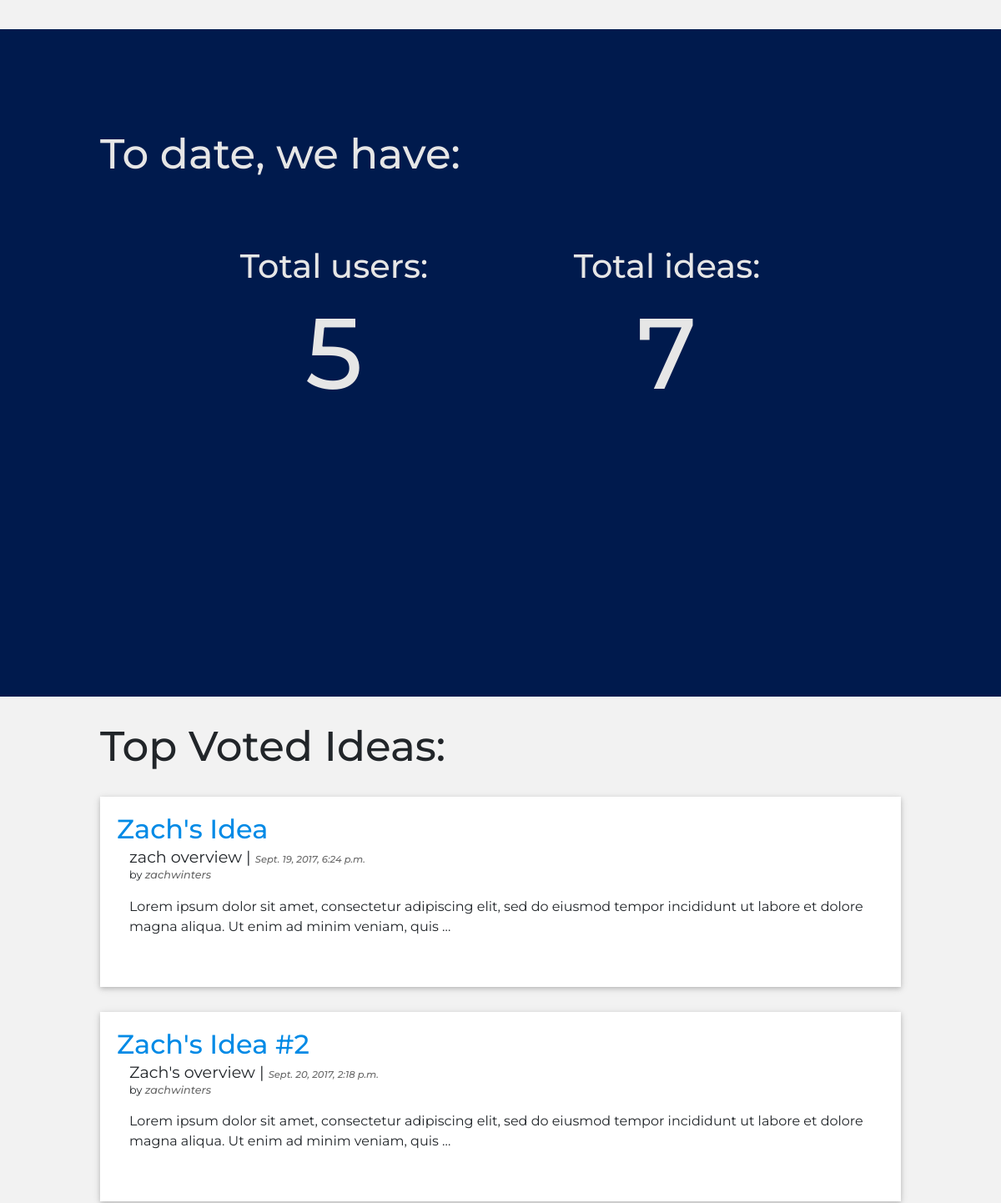
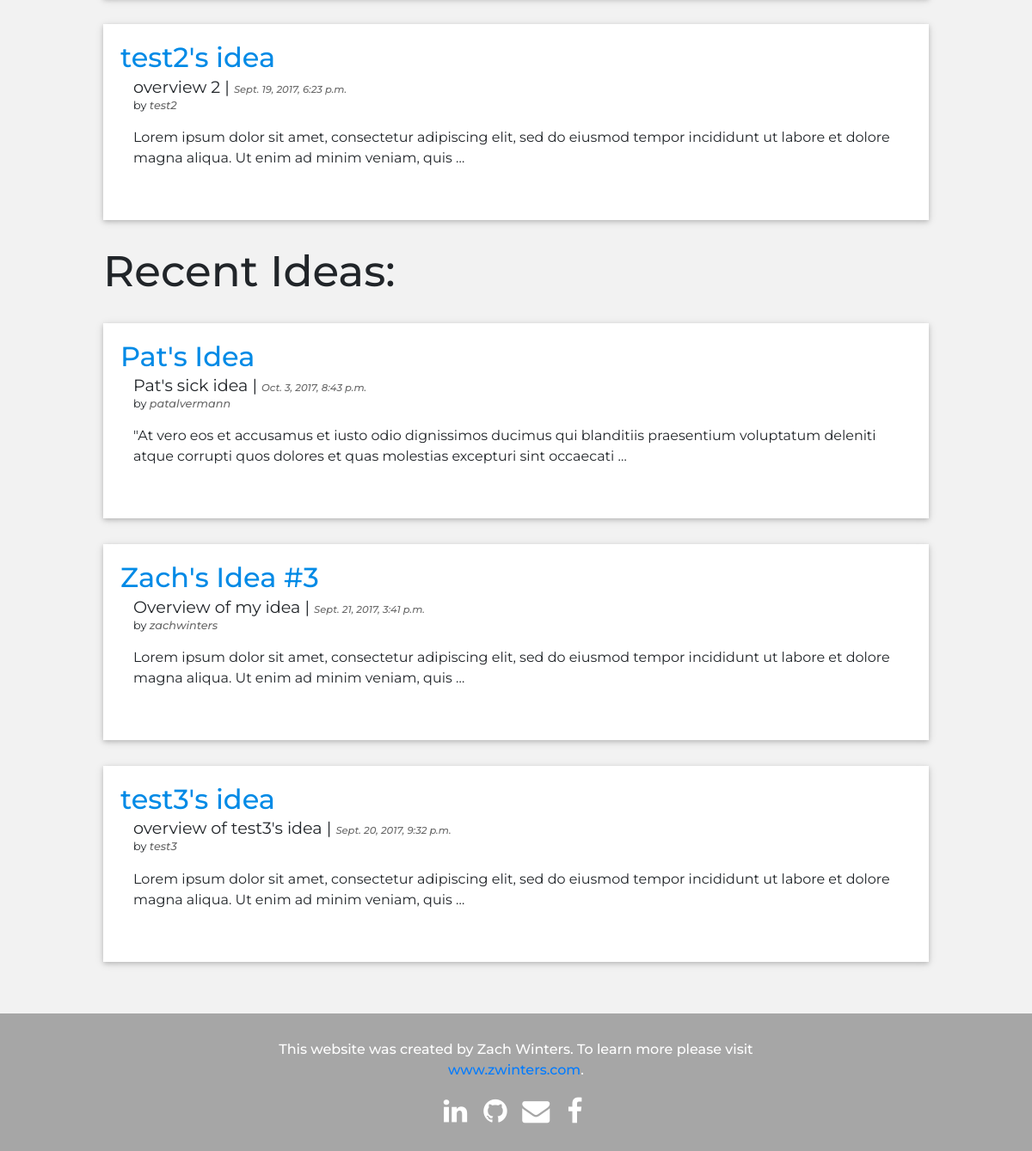
Before: /ideashare/ (lower part) with the older database file (2 pictures, top to bottom).
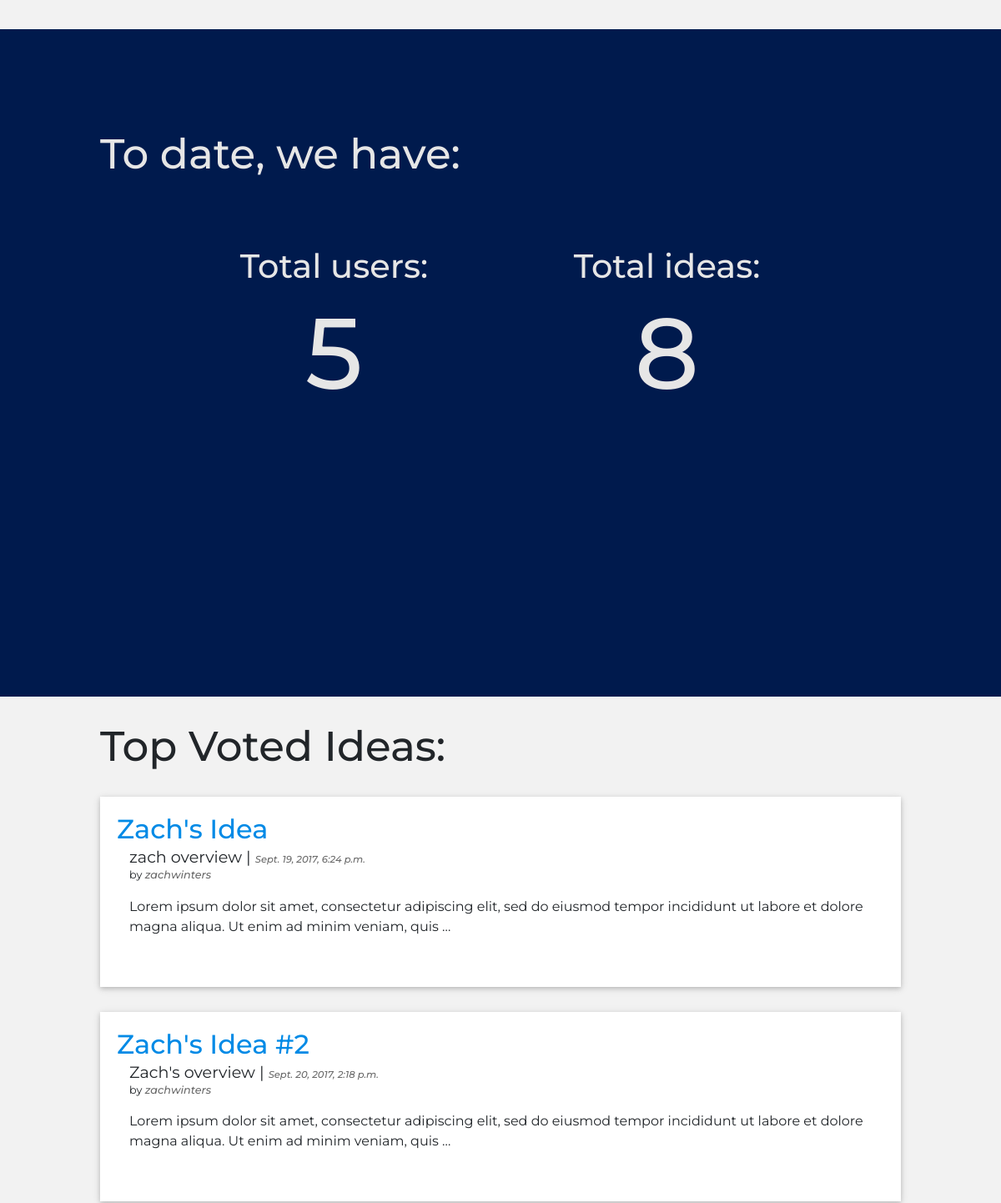
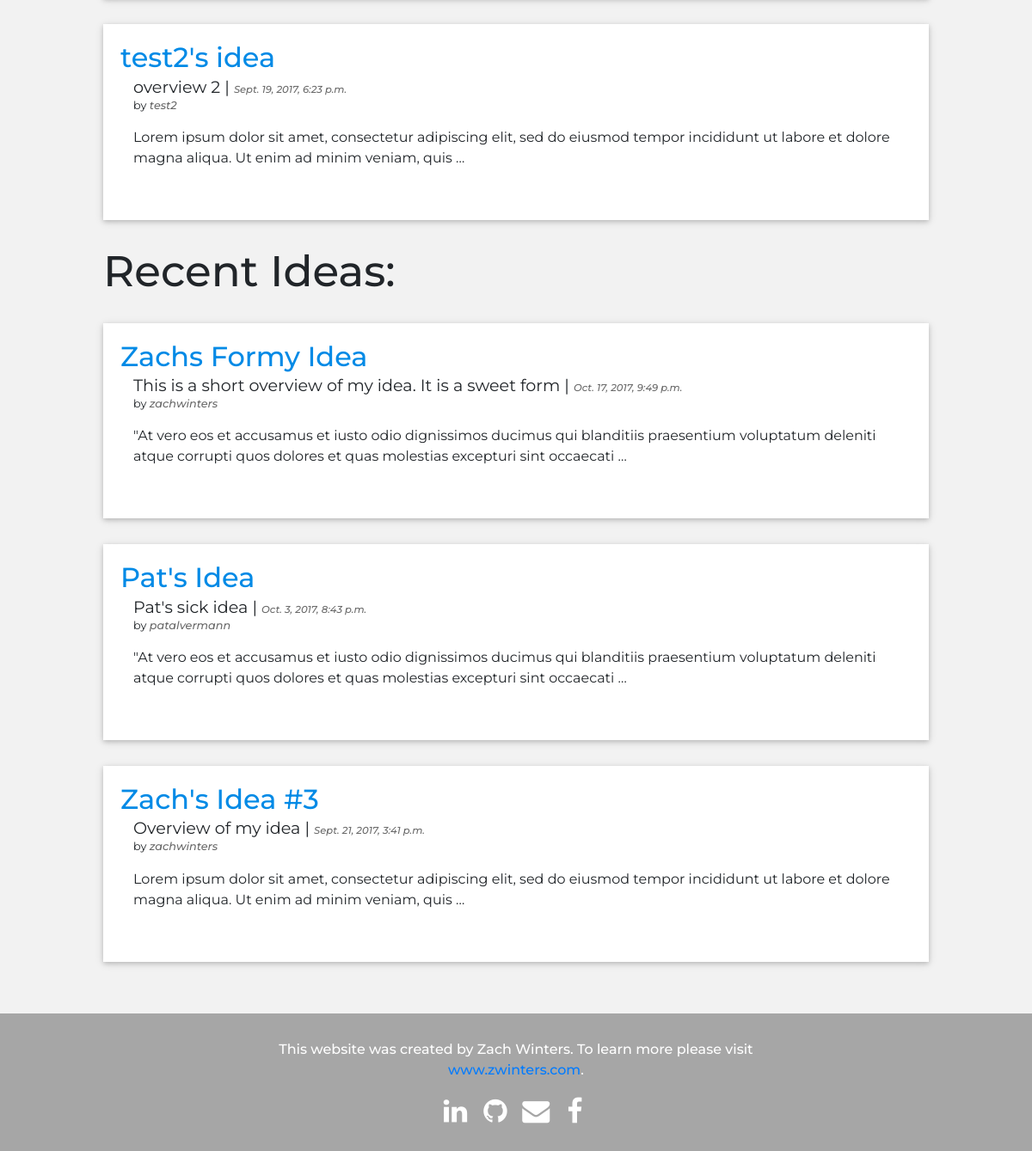
After: the same page with the newer database file (2 pictures, top to bottom).
### ideashare/models.py (models this page shows, shortened)
class Idea(models.Model):
	user = models.ForeignKey('auth.User')
	name = models.CharField(max_length=255, default="", editable=True)
	overview = models.TextField()
	description = models.TextField()
	published_date = models.DateTimeField(auto_now_add=True, null=True)
	updated_date = models.DateTimeField(auto_now=True, auto_now_add=False, null=True)
	votes = models.IntegerField(default=0)
	slug = models.SlugField(unique=True)

### ideashare/views.py (the view)
def index(request):
	ideas = Idea.objects.all()
	top_ideas = ideas.order_by('-votes')
	recent_ideas = ideas.order_by('-published_date')
	users = User.objects.all()
	user_count = 0
	idea_count = 0
	for user in users:
		user_count += 1
	for idea in ideas:
		idea_count += 1
	return render(request, 'ideashare/index.html', {
		'users': users,
		'ideas': ideas,
		'top_ideas': top_ideas,
		'recent_ideas': recent_ideas,
		'user_count': user_count,
		'idea_count': idea_count,
	})

### templates/ideashare/index.html (shortened to what this page needs)
{% extends 'base.html' %}
{% load staticfiles %}
{% block content %}
<div id="intro">
</div>
<div id="count" class="container-fluid">
  <h1 class="section">To date, we have:</h1>
  <div class="row" style="height: 50%">
    <div class="col">
      <h1>Total users:</h1>
      <h1 class="number">{{ user_count }}</h1>
    </div>
    <div class="col">
      <h1>Total ideas:</h1>
      <h1 class="number">{{ idea_count }}</h1>
    </div>
  </div>
</div>
<div class="ideas">
	<h1 class="section">Top Voted Ideas:</h1>
	{% for idea in top_ideas|slice:":3" %}
	<li>
		<div class="idea_section">
			<h2>
                <a class="idea_name" href="{% url 'idea_detail' slug=idea.slug %}">{{ idea.name }}
            	</a>
            </h2>
            <h3>{{ idea.overview }} | <span class="published_date">{{ idea.published_date }}</span></h3>
            <p class="username">by <i class="username"><a id="user_link" href="{% url 'user_profile' username=idea.user %}">{{ idea.user }}</a></i></p>
            <p style="margin-top: 1em;">{{ idea.description|truncatewords:25 }}</p>
		</div>
	</li>
	{% endfor %}
	<h1 class="section">Recent Ideas:</h1>
	{% for idea in recent_ideas|slice:":3" %}
	<li>
		<div class="idea_section">
			<h2>
                <a class="idea_name" href="{% url 'idea_detail' slug=idea.slug %}">{{ idea.name }}
            	</a>
            </h2>
            <h3>{{ idea.overview }} | <span class="published_date">{{ idea.published_date }}</span></h3>
            <p class="username">by <i class="username"><a id="user_link" href="{% url 'user_profile' username=idea.user %}">{{ idea.user }}</a></i></p>
            <p style="margin-top: 1em;">{{ idea.description|truncatewords:25 }}</p>
		</div>
	</li>
	{% endfor %}
</div>
{% endblock content %}

Changed rows visible on the page:
no longer on this page (row unchanged): Idea: name "test3's idea", overview "overview of test3's idea", published_date "Sept. 20, 2017, 9:32 p.m.", user "test3", description "Lorem ipsum dolor sit amet, consectetur adipiscing elit, sed do eiusmod tempor incididunt ut labore et dolore magna aliqua. Ut enim ad minim veniam, quis …", shown under "Recent Ideas:"
added Idea: name "Zachs Formy Idea", overview "This is a short overview of my idea. It is a sweet form", published_date "Oct. 17, 2017, 9:49 p.m.", user "zachwinters", description "\"At vero eos et accusamus et iusto odio dignissimos ducimus qui blanditiis praesentium voluptatum deleniti atque corrupti quos dolores et quas molestias excepturi sint occaecati …", shown under "Recent Ideas:"
Other visible differences:
{{ idea_count }}: "7" → "8"
